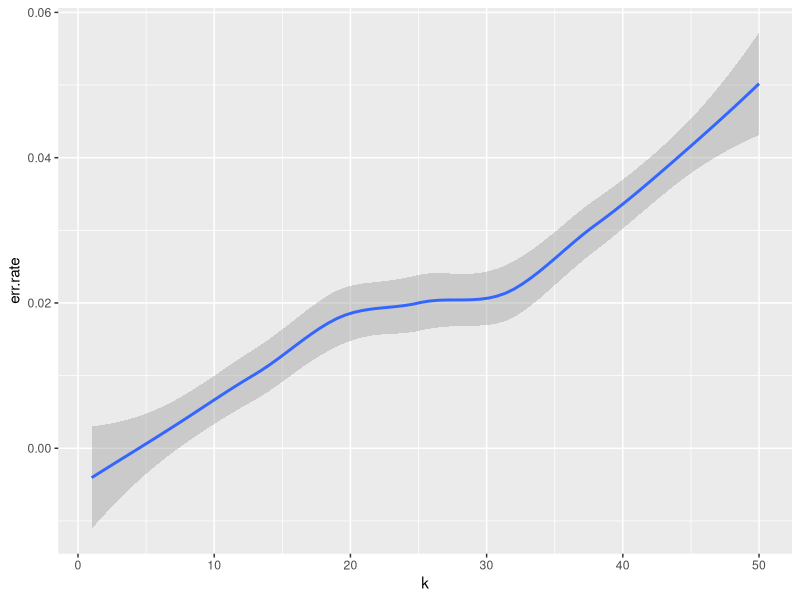

The R script that drew this image:
# defines a function knn_nfold, given n (number of folds), maxk (maximum k value), data, 
#and the column of the label trained for.

knn_nfold<- function(n, maxk, dataset, column)
{
library(class)
data<-dataset
#randomize the data
data<-data[sample(nrow(data)),]
#pull labels from data
labels<-data[,column]
data[,column]<-NULL
#set the seed 
set.seed(1)
#pre-allocate a vector for minimum errors in each fold
x <- vector(mode = "list", length = n)
#get number of records
nrecords<-nrow(data)
#the length of each subset/fold will be number of records divided by number of folds
len.of.subsets<-nrecords/n
#we want to train on all but one of the subsets
train.test.split <-len.of.subsets*(n-1)
average.errors<-numeric()
for (i in 1:n)
  {
  #take a train subset 
  train.sub<-data[1:train.test.split,]
  #the rest is test subset
  test.sub<-data[(train.test.split+1):nrecords,]
  print ("new train and test sets taken")
  #take the train labels
  train.labels<-as.factor(as.matrix(labels)[1:train.test.split,])
  #the rest are test labels
  test.labels<-as.factor(as.matrix(labels)[(train.test.split+1):nrecords,])
  #initialize data frame for error rates
  err.rates<-data.frame()
  

  #train on this fold
  for (k in 1:maxk)
    
  {
    
    knn.fit<-knn(train=train.sub, 
                 test = test.sub, 
                 cl = train.labels, 
                 k=k)
    cat('\n', 'k= ', k, ', fold =', i, '\n', sep = '')
    #print confusion matrix
    print(table(test.labels, knn.fit))
    #calculate error for this k
    this.err<-sum(as.character(test.labels) != as.character(knn.fit))/length(test.labels)
    
    #add this error to the errors dataframe
    err.rates <- rbind(err.rates, this.err)  

  }
  average.errors <- c(average.errors, mean(err.rates[,1]))

  #rotate the train and test data
  data<-rbind(test.sub, train.sub)

  #rotate the train and test labels
  labels<-c(test.labels, train.labels)


  }
print ('average error rates over all folds:')
print (mean(average.errors, na.rm=TRUE))
#create and print plot of error rates in relation to k
library(ggplot2)
results<-data.frame(1:maxk, err.rates)

names(results)<-c('k', 'err.rate')
results.plot<-ggplot(results, aes(x=k, y=err.rate))+geom_smooth()
print(results.plot)
}
knn_nfold(3, 50, iris, 5)